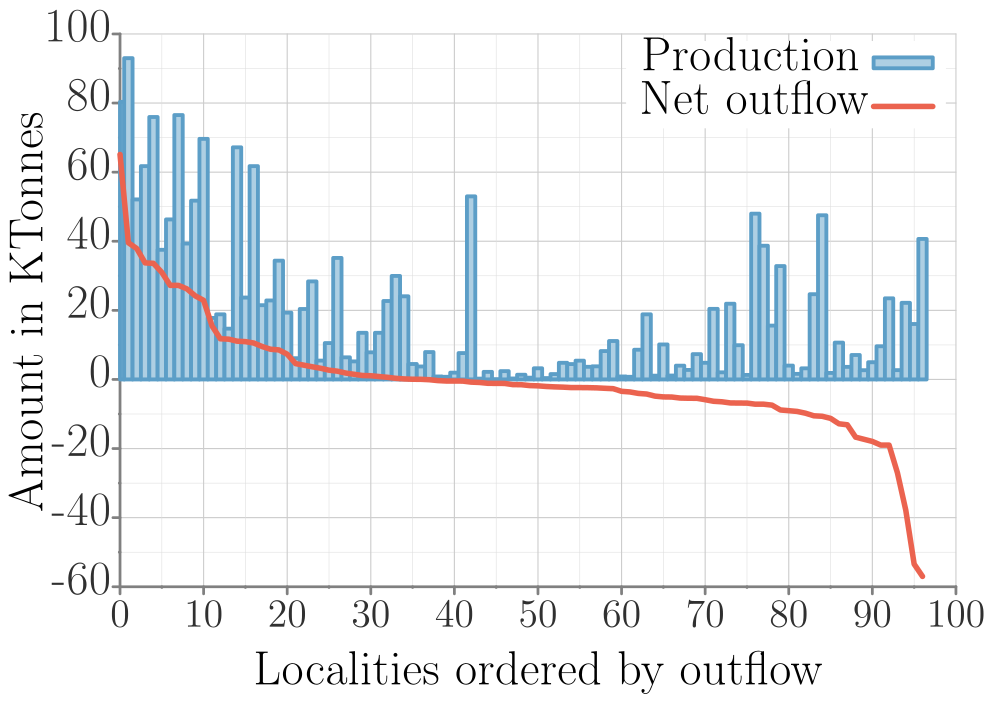

Generate this figure with gnuplot:
##### terminal
set term tikz standalone size 12.5cm,8.75cm font ",14" gparrows scale 2,2 textscale 2
set datafile separator ','

##### output
set output 'prod_netout_flows_precip1_b0_k300.tex'

##### bg: bg color, axes, grid, tics
##### http://www.colourlovers.com/palette/268142/Danger_Mouse
Danger='#F84934'; # red
Shoes='#4D5E5F'; # grey
##### Rand Olson
roBlue='#1F77B4';
roRed='#D62728';
# border
set style line 21 lt 1 lc rgb '#808080' 
set border 3 back ls 21 lw 5
# grid
set style line 22 lt 2 lc rgb '#CCCCCC' lw 2
set style line 23 lt 2 lc rgb '#DDDDDD' lw 1
set grid xtics mxtics ytics mytics back ls 22, ls 23
# tics
set tics textcolor rgb '#303030'
set tics nomirror out scale 1,.1
set mxtics 2
set mytics 2

##### load default linestyles
set style increment user
# taken care of in terminal
do for [i=1:15] { set style line i lt 1 lw 7 }

##### line colors
# mathematica default
DarkBlue= '#5e82b5'
Orange=   '#e09c24'
Green=    '#8fb030'
Red=      '#eb634f'
Purple=   '#8778b3'
Brown=    '#c46e1a'
LightBlue='#5c9ec7'
Yellow=   '#FDBF6F'
MATHEMATICA="#5e82b5 #e09c24 #8fb030 #eb634f #8778b3 #c46e1a #5c9ec7 #FDBF6F"
do for[i=1:8] {set style line i lc rgb word(MATHEMATICA,i)}
####

##### data style
set style data lines

# NOTE: offsets should be a function of font sizes
##### key
set key t l Left spacing 2 width 5 opaque font ",18"

##### tics (note that tics are also set in theme)
set xtics font ",18" offset 0,.2
set ytics font ",18" offset 1.5,0

##### plot
set title font ",18" "" offset -3,.3
set xlabel "Localities ordered by outflow" offset 0,0 font ",18"
set ylabel "Amount in KTonnes" offset -2,0 font ",18"


set notitle;        set key t r width 7;        set ytics offset 2,0;        set xtics offset 0,-.5;        set xlabel offset 0,.4;        set ylabel offset -.2,0;        set format y "%.s";        set xtics font ",15";

plot "props_flows_precip1_b0_k300.csv" u 3 w boxes fs solid .5 ls 7 t "Production","props_flows_precip1_b0_k300.csv" u 2 ls 4 lw 10 t "Net outflow";
